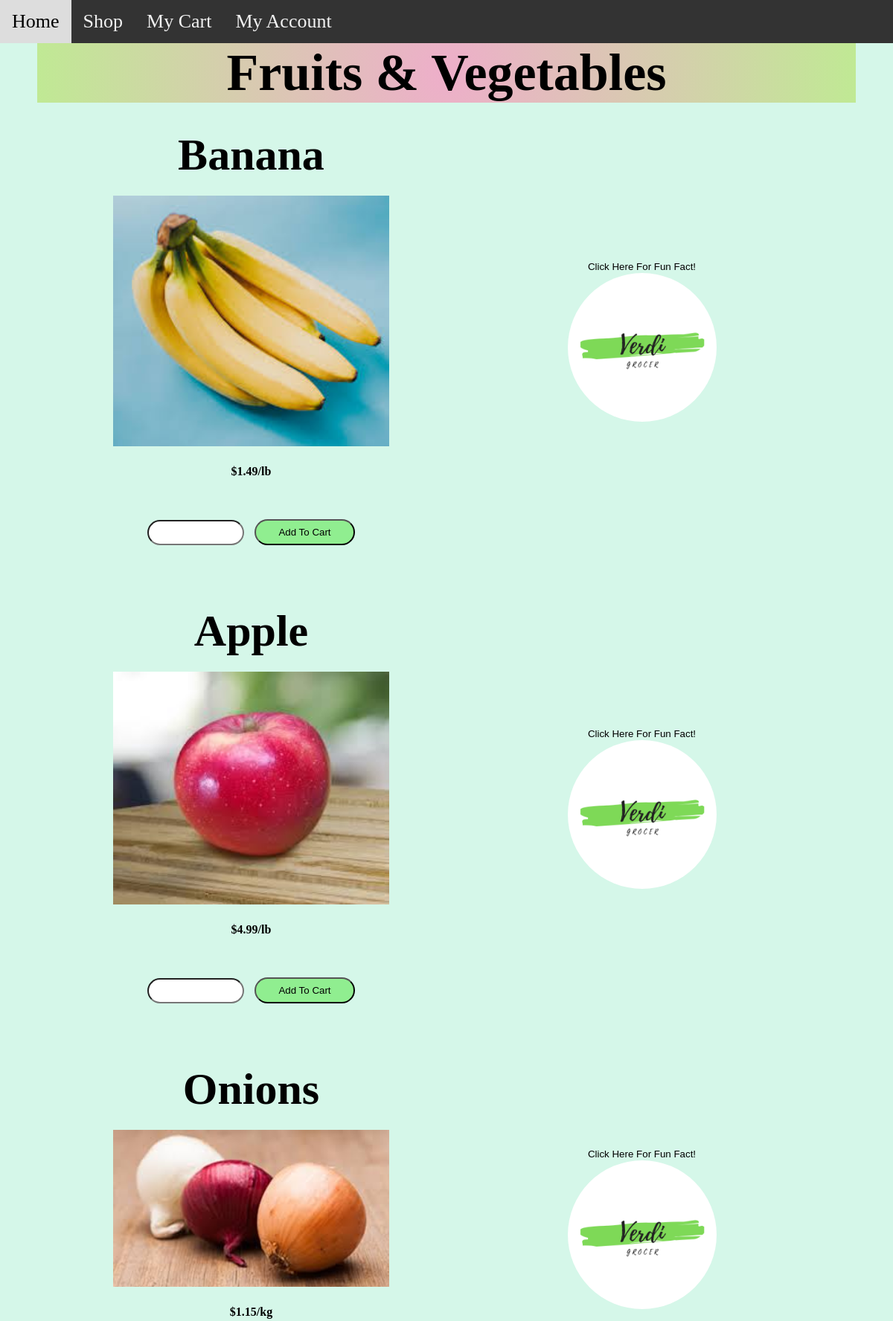
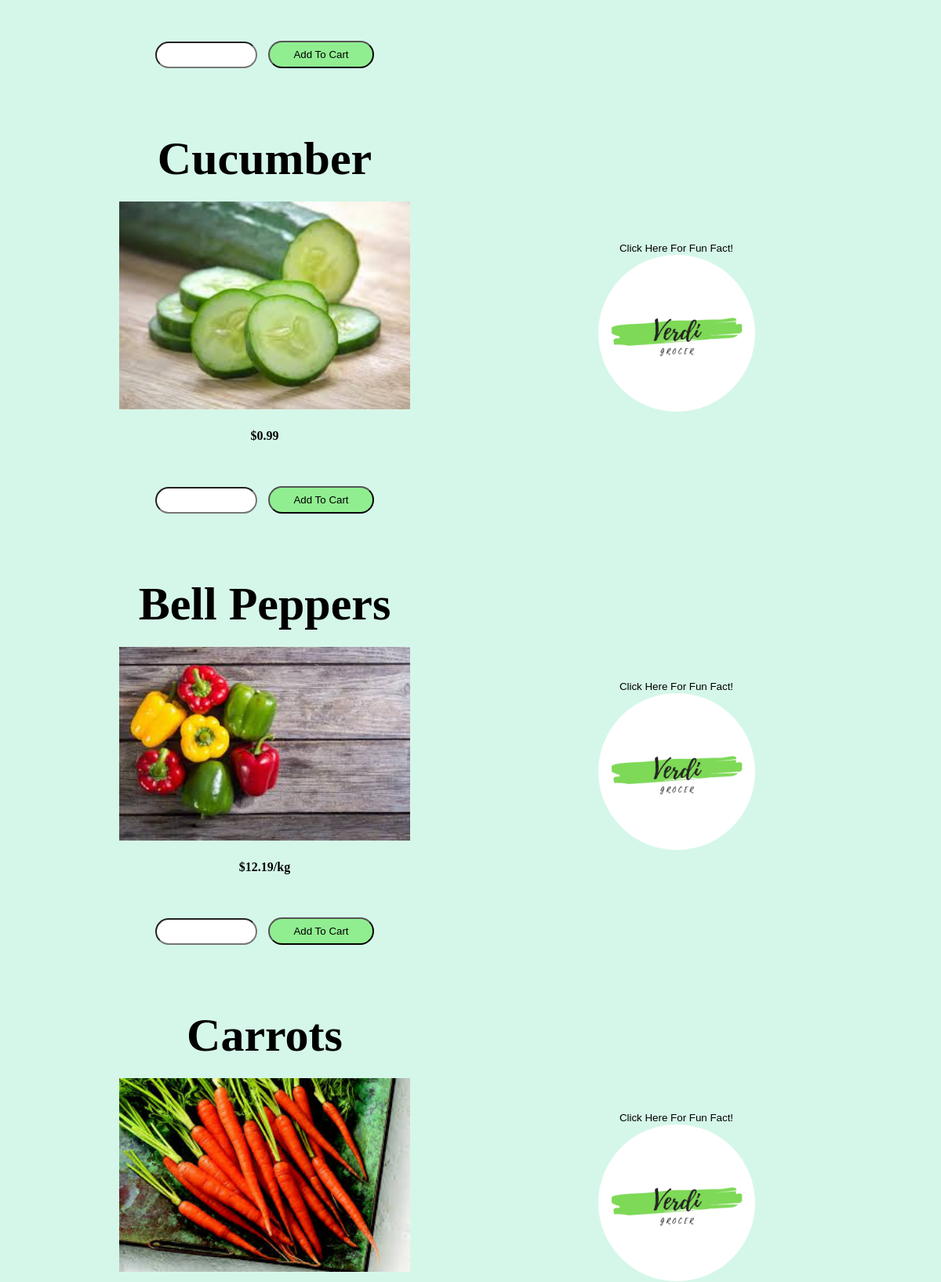
The page /verdi/P3_fruits.php (upper part) on the database its author committed (2 pictures, top to bottom).
### tables this page shows
CREATE TABLE `products` (
  `product_id` int(3) NOT NULL,
  `product_name` varchar(255) NOT NULL,
  `product_link` varchar(255) NOT NULL,
  `product_img` text NOT NULL,
  `product_price` varchar(255) NOT NULL,
  `prod_price_calc_p4` varchar(255) NOT NULL,
  `priceVar` varchar(255) NOT NULL,
  `product_facts` text NOT NULL,
  `product_inventory` varchar(255) NOT NULL,
  `product_qty` varchar(255) NOT NULL,
  `product_addToCart_P3` varchar(255) NOT NULL,
  `product_id_p4` varchar(255) NOT NULL,
  `product_add_p4` varchar(255) NOT NULL,
  `product_data_p4` varchar(255) NOT NULL,
  `product_delete_p4` varchar(255) NOT NULL,
  `product_remove_p4` varchar(255) NOT NULL,
  `product_total_price` varchar(255) NOT NULL,
  `visible` varchar(255) NOT NULL
);

### verdi/P3_fruits.php (the view, shortened to what this page needs)
<!DOCTYPE html>
<html lang="en">
<head>
    <link rel="stylesheet" href="myStyle.css">
</head>
<?php  include "db.php"?>
<div>
        <header class="topnav">
            <a href="P1.php">Home</a>
            <a href="P2.php">Shop</a>
            <a href="P4_php.php">My Cart</a>
            <a href="P5.php">My Account</a>
        </header>
        <div class="Aisles">
            <h1>Fruits & Vegetables</h1>
        </div>
</div>
<body>
<div class="products">
        <div class="products_row">
        <?php
$query = "SELECT * FROM products";
$select_products = mysqli_query($connection, $query);
while($row = mysqli_fetch_assoc($select_products))
{
    $product_id = $row['product_id'];
    $product_name = $row['product_name'];
    $product_img = $row['product_img'];
    $product_price = $row['product_price'];
    $product_qty = $row['product_qty'];
    $product_addToCart_P3 = $row['product_addToCart_P3'];
    $visible=$row['visible'];
    if($product_id<17&&$product_id>8)
    {
    ?>
            <div class="col-2">
                <h1><?php echo $product_name; ?></h1>
                <img src="picturesD/<?php echo $product_img;?>">
                <h4><?php echo $product_price;?></h4>
                <input type="number" value="1" min="0" id="<?php echo $product_qty; ?>">
                <button href="" class="first_button" onclick="<?php echo $product_addToCart_P3; ?>">Add To Cart</button>
            </div>
            <div class="col-2">
            <button class="poof" onclick="<?php echo $visible?>">Click Here For Fun Fact!</button>
                <img src="picturesD/Verdi.jpg" class="img1">
            </div>
            <?php
    }
    ?>
            <?php
}
?>
        </div>
    </div>
</body>
</html>

### verdi/myStyle.css (style rules this page uses)
* { margin: 0; padding: 0; box-sizing: border-box; }
.topnav { overflow: hidden; background-color: #333; }
.topnav a { float: left; color: #f2f2f2; text-align: center; padding: 14px 16px; text-decoration: none; font-family: 'Brush Script MT'; font-size: 26px; }
.img1 { max-width: 200px; max-height: 200px; display: block; margin-left: auto; margin-right: auto; border-radius: 50%; width: 100%; }
a { text-decoration: none; color: black; font-family: 'Brush Script MT'; font-size: 26px; }
.col-2 { flex-basis: 50%; min-width: 300px; text-align: center; }
.col-2 img { display: block; margin-left: auto; margin-right: auto; width: 75%; height: auto; }
.col-2 h1 { font-family: Georgia, 'Times New Roman', Times, serif; text-align: center; font-size: 60px; line-height: 60px; margin: 25px; }
.col-2 h4 { font-family: Georgia, 'Times New Roman', Times, serif; text-align: center; margin: 25px; }
.first_button { display: inline-block; background: #90EE90; padding: 8px 30px; margin: 30px 0; border-radius: 30px; }
.Aisles h1 { font-family: Georgia, 'Times New Roman', Times, serif; text-align: center; max-width: 1100px; margin: auto; padding-left: 25px; padding-right: 25px; font-size: 70px; background: rgb(238, 174, 202); background: radial-gradient(circle, rgba(238, 174, 202, 1) 0%, rgba(192, 233, 148, 1) 100%); }
.products_row { display: flex; align-items: center; flex-wrap: wrap; justify-content: space-around; }
.products { max-width: 1100px; margin: auto; padding-left: 25px; padding-right: 25px; }
.products .col-2 { padding: 15px; }
.col-2 input { font-weight: bold; font-size: 12px; width: 130px; padding: 8px 30px; margin-right: 10px; border-radius: 30px; text-align: center; }
.poof { background-color: rgb(213, 247, 233); border: none; }

### verdi/P3_fruits.php (style rules this page uses)
body { background-color: rgb(213, 247, 233); }

### rows shown on the page
products: product_name "Banana", product_img (picture), product_price "$1.49/lb"
products: product_name "Apple", product_img (picture), product_price "$4.99/lb"
products: product_name "Onions", product_img (picture), product_price "$1.15/kg"
products: product_name "Cucumber", product_img (picture), product_price "$0.99"
products: product_name "Bell Peppers", product_img (picture), product_price "$12.19/kg"
products: product_name "Carrots", product_img (picture)
